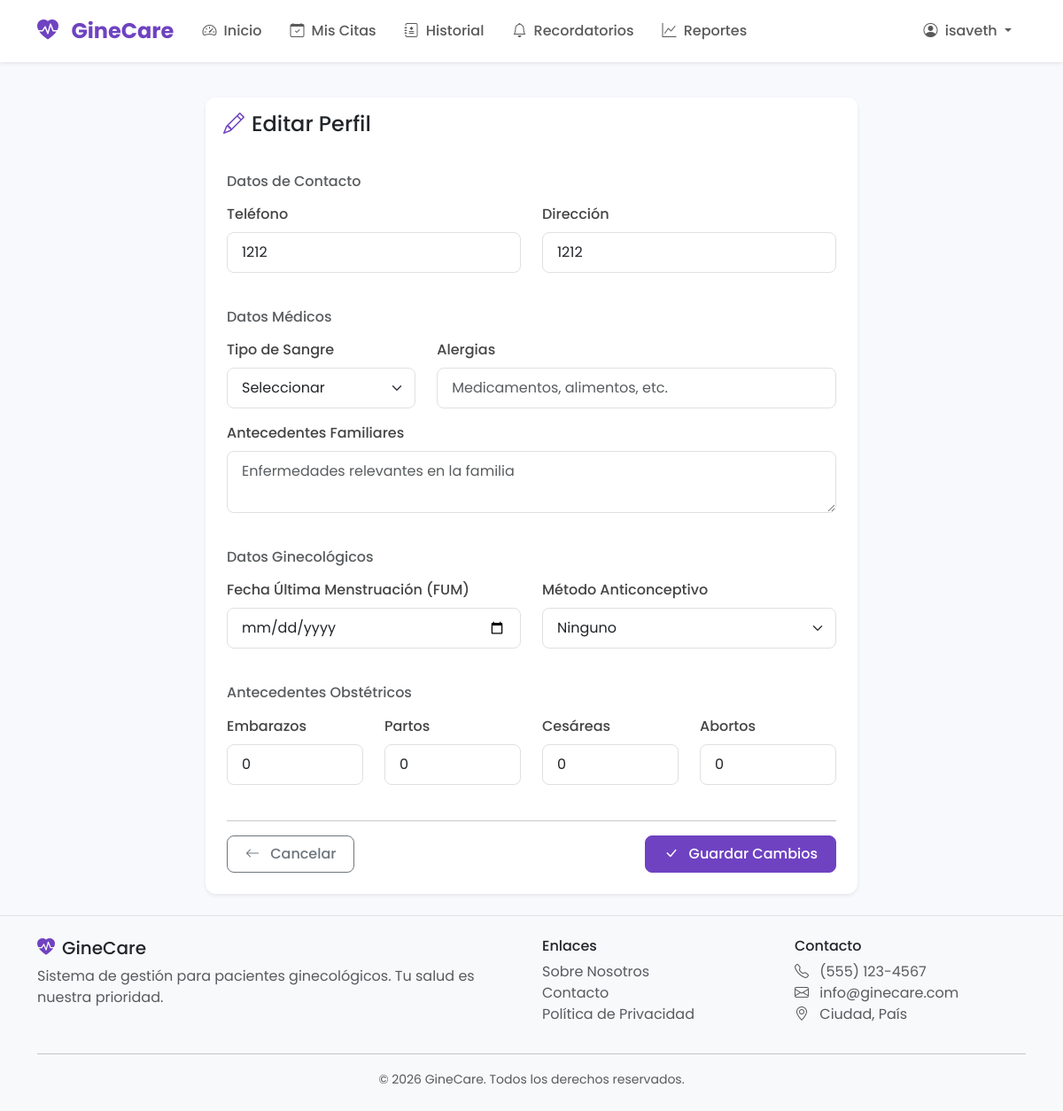
Page /mi-perfil/editar (signed in) on the committed database.
### clinica_ginecologica/models.py (models this page shows, shortened)
class Paciente(UserMixin, db.Model):
    __tablename__ = 'pacientes'
    id = db.Column(db.Integer, primary_key=True)
    email = db.Column(db.String(120), unique=True, nullable=False)
    password_hash = db.Column(db.String(256), nullable=False)
    nombres = db.Column(db.String(100), nullable=False)
    apellidos = db.Column(db.String(100), nullable=False)
    cedula = db.Column(db.String(20), unique=True, nullable=False)
    fecha_nacimiento = db.Column(db.Date, nullable=False)
    telefono = db.Column(db.String(20))
    direccion = db.Column(db.String(200))
    tipo_sangre = db.Column(db.String(5))
    alergias = db.Column(db.Text)
    antecedentes_familiares = db.Column(db.Text)
    fecha_ultima_menstruacion = db.Column(db.Date)
    embarazos_previos = db.Column(db.Integer, default=0)
    partos = db.Column(db.Integer, default=0)
    cesareas = db.Column(db.Integer, default=0)
    abortos = db.Column(db.Integer, default=0)
    metodo_anticonceptivo = db.Column(db.String(100))
    fecha_registro = db.Column(db.DateTime, default=datetime.utcnow)
    activo = db.Column(db.Boolean, default=True)
    citas = db.relationship('Cita', backref='paciente', lazy=True)
    historiales = db.relationship('HistorialMedico', backref='paciente', lazy=True)
    recordatorios = db.relationship('Recordatorio', backref='paciente', lazy=True)

### clinica_ginecologica/app.py (the view, shortened to what this page needs)
@app.route('/mi-perfil/editar', methods=['GET', 'POST'])
@login_required
def editar_perfil():
    return render_template('editar_perfil.html', paciente=current_user)

### clinica_ginecologica/app.py (called while the page is built)
@login_manager.user_loader
def load_user(user_id):
    return Paciente.query.get(int(user_id))

### clinica_ginecologica/templates/editar_perfil.html (shortened to what this page needs)
{% extends 'base.html' %}
{% block content %}
<div class="row justify-content-center">
    <div class="col-lg-8">
        <div class="card border-0 shadow-sm">
            <div class="card-header bg-white border-0">
                <h4 class="mb-0"><i class="bi bi-pencil text-primary me-2"></i>Editar Perfil</h4>
            </div>
            <div class="card-body p-4">
                <form method="POST" action="{{ url_for('editar_perfil') }}">
                    <h6 class="text-muted mb-3">Datos de Contacto</h6>
                    <div class="row mb-4">
                        <div class="col-md-6 mb-3">
                            <label for="telefono" class="form-label">Teléfono</label>
                            <input type="tel" class="form-control" id="telefono" name="telefono"
                                   value="{{ paciente.telefono or '' }}">
                        </div>
                        <div class="col-md-6 mb-3">
                            <label for="direccion" class="form-label">Dirección</label>
                            <input type="text" class="form-control" id="direccion" name="direccion"
                                   value="{{ paciente.direccion or '' }}">
                        </div>
                    </div>
                    <h6 class="text-muted mb-3">Datos Médicos</h6>
                    <div class="row mb-4">
                        <div class="col-md-4 mb-3">
                            <label for="tipo_sangre" class="form-label">Tipo de Sangre</label>
                            <select class="form-select" id="tipo_sangre" name="tipo_sangre">
                                <option value="">Seleccionar</option>
                            </select>
                        </div>
                        <div class="col-md-8 mb-3">
                            <label for="alergias" class="form-label">Alergias</label>
                            <input type="text" class="form-control" id="alergias" name="alergias"
                                   value="{{ paciente.alergias or '' }}"
                                   placeholder="Medicamentos, alimentos, etc.">
                        </div>
                        <div class="col-12 mb-3">
                            <label for="antecedentes_familiares" class="form-label">Antecedentes Familiares</label>
                            <textarea class="form-control" id="antecedentes_familiares" name="antecedentes_familiares"
                                      rows="2" placeholder="Enfermedades relevantes en la familia">{{ paciente.antecedentes_familiares or '' }}</textarea>
                        </div>
                    </div>
                    <h6 class="text-muted mb-3">Datos Ginecológicos</h6>
                    <div class="row mb-4">
                        <div class="col-md-6 mb-3">
                            <label for="fecha_ultima_menstruacion" class="form-label">Fecha Última Menstruación (FUM)</label>
                            <input type="date" class="form-control" id="fecha_ultima_menstruacion"
                                   name="fecha_ultima_menstruacion"
                                   value="{{ paciente.fecha_ultima_menstruacion.strftime('%Y-%m-%d') if paciente.fecha_ultima_menstruacion else '' }}">
                        </div>
                        <div class="col-md-6 mb-3">
                            <label for="metodo_anticonceptivo" class="form-label">Método Anticonceptivo</label>
                            <select class="form-select" id="metodo_anticonceptivo" name="metodo_anticonceptivo">
                                <option value="">Ninguno</option>
                            </select>
                        </div>
                    </div>
                    <h6 class="text-muted mb-3">Antecedentes Obstétricos</h6>
                    <div class="row mb-4">
                        <div class="col-md-3 mb-3">
                            <label for="embarazos_previos" class="form-label">Embarazos</label>
                            <input type="number" class="form-control" id="embarazos_previos"
                                   name="embarazos_previos" min="0"
                                   value="{{ paciente.embarazos_previos or 0 }}">
                        </div>
                        <div class="col-md-3 mb-3">
                            <label for="partos" class="form-label">Partos</label>
                            <input type="number" class="form-control" id="partos"
                                   name="partos" min="0"
                                   value="{{ paciente.partos or 0 }}">
                        </div>
                        <div class="col-md-3 mb-3">
                            <label for="cesareas" class="form-label">Cesáreas</label>
                            <input type="number" class="form-control" id="cesareas"
                                   name="cesareas" min="0"
                                   value="{{ paciente.cesareas or 0 }}">
                        </div>
                        <div class="col-md-3 mb-3">
                            <label for="abortos" class="form-label">Abortos</label>
                            <input type="number" class="form-control" id="abortos"
                                   name="abortos" min="0"
                                   value="{{ paciente.abortos or 0 }}">
                        </div>
                    </div>
                    <hr>
                    <div class="d-flex justify-content-between">
                        <a href="{{ url_for('mi_perfil') }}" class="btn btn-outline-secondary">
                            <i class="bi bi-arrow-left me-2"></i> Cancelar
                        </a>
                        <button type="submit" class="btn btn-primary">
                            <i class="bi bi-check-lg me-2"></i> Guardar Cambios
                        </button>
                    </div>
                </form>
            </div>
        </div>
    </div>
</div>
{% endblock %}

### clinica_ginecologica/templates/base.html (shortened to what this page needs)
<!DOCTYPE html>
<html lang="es">
<head>
    <link href="https://cdn.jsdelivr.net/npm/bootstrap@5.3.0/dist/css/bootstrap.min.css" rel="stylesheet">
    <link href="https://cdn.jsdelivr.net/npm/bootstrap-icons@1.10.0/font/bootstrap-icons.css" rel="stylesheet">
    <link rel="stylesheet" href="{{ url_for('static', filename='css/styles.css') }}">
</head>
<body>
    <nav class="navbar navbar-expand-lg navbar-light bg-white shadow-sm sticky-top">
        <div class="container">
            <a class="navbar-brand" href="{{ url_for('index') }}">
                <i class="bi bi-heart-pulse-fill text-primary me-2"></i>
                <span class="fw-bold">GineCare</span>
            </a>
            <div class="collapse navbar-collapse" id="navbarNav">
                {% if current_user.is_authenticated %}
                <ul class="navbar-nav me-auto">
                    <li class="nav-item">
                        <a class="nav-link {% if request.endpoint == 'dashboard' %}active{% endif %}" href="{{ url_for('dashboard') }}">
                            <i class="bi bi-speedometer2 me-1"></i> Inicio
                        </a>
                    </li>
                    <li class="nav-item">
                        <a class="nav-link {% if 'cita' in request.endpoint %}active{% endif %}" href="{{ url_for('mis_citas') }}">
                            <i class="bi bi-calendar-check me-1"></i> Mis Citas
                        </a>
                    </li>
                    <li class="nav-item">
                        <a class="nav-link {% if 'historial' in request.endpoint %}active{% endif %}" href="{{ url_for('historial_medico') }}">
                            <i class="bi bi-journal-medical me-1"></i> Historial
                        </a>
                    </li>
                    <li class="nav-item">
                        <a class="nav-link {% if 'recordatorio' in request.endpoint %}active{% endif %}" href="{{ url_for('mis_recordatorios') }}">
                            <i class="bi bi-bell me-1"></i> Recordatorios
                        </a>
                    </li>
                    <li class="nav-item">
                        <a class="nav-link {% if request.endpoint == 'reportes' %}active{% endif %}" href="{{ url_for('reportes') }}">
                            <i class="bi bi-graph-up me-1"></i> Reportes
                        </a>
                    </li>
                </ul>
                <ul class="navbar-nav">
                    <li class="nav-item dropdown">
                        <a class="nav-link dropdown-toggle" href="#" id="userDropdown" role="button" data-bs-toggle="dropdown">
                            <i class="bi bi-person-circle me-1"></i>
                            {{ current_user.nombres }}
                        </a>
                    </li>
                </ul>
                {% endif %}
            </div>
        </div>
    </nav>
    <main class="{% block main_class %}container py-4{% endblock %}">
        {% block content %}{% endblock %}
    </main>
    <footer class="footer mt-auto py-4 bg-light">
        <div class="container">
            <div class="row">
                <div class="col-md-6">
                    <h5><i class="bi bi-heart-pulse-fill text-primary me-2"></i>GineCare</h5>
                    <p class="text-muted">Sistema de gestión para pacientes ginecológicos. Tu salud es nuestra prioridad.</p>
                </div>
                <div class="col-md-3">
                    <h6>Enlaces</h6>
                    <ul class="list-unstyled">
                        <li><a href="#" class="text-muted">Sobre Nosotros</a></li>
                        <li><a href="#" class="text-muted">Contacto</a></li>
                        <li><a href="#" class="text-muted">Política de Privacidad</a></li>
                    </ul>
                </div>
                <div class="col-md-3">
                    <h6>Contacto</h6>
                    <ul class="list-unstyled text-muted">
                        <li><i class="bi bi-telephone me-2"></i> (555) 123-4567</li>
                        <li><i class="bi bi-envelope me-2"></i> info@ginecare.com</li>
                        <li><i class="bi bi-geo-alt me-2"></i> Ciudad, País</li>
                    </ul>
                </div>
            </div>
            <hr>
            <div class="text-center text-muted">
                <small>&copy; 2026 GineCare. Todos los derechos reservados.</small>
            </div>
        </div>
    </footer>
</body>
</html>

### clinica_ginecologica/static/css/styles.css (style rules this page uses)
:root { --primary-color: #6f42c1; --primary-light: #e8dff5; --secondary-color: #e91e8c; --success-color: #28a745; --warning-color: #ffc107; --danger-color: #dc3545; --info-color: #17a2b8; --light-bg: #f8f9fc; --border-radius: 0.75rem; }
body { font-family: 'Poppins', sans-serif; background-color: var(--light-bg); min-height: 100vh; display: flex; flex-direction: column; }
main { flex: 1; }
.navbar { padding: 0.75rem 1rem; }
.navbar-brand { font-size: 1.5rem; color: var(--primary-color) !important; }
.nav-link { font-weight: 500; padding: 0.5rem 1rem !important; border-radius: var(--border-radius); transition: all 0.3s ease; }
.card { border-radius: var(--border-radius); transition: transform 0.2s ease, box-shadow 0.2s ease; }
.card-header { border-radius: var(--border-radius) var(--border-radius) 0 0 !important; padding: 1rem 1.25rem; }
.btn { border-radius: 0.5rem; font-weight: 500; padding: 0.5rem 1.25rem; transition: all 0.3s ease; }
.btn-primary { background-color: var(--primary-color); border-color: var(--primary-color); }
.form-control, .form-select { border-radius: 0.5rem; padding: 0.625rem 1rem; border: 1px solid #e0e0e0; }
.form-label { font-weight: 500; color: #444; margin-bottom: 0.5rem; }
.footer { background-color: white; border-top: 1px solid #e0e0e0; }
.footer a { text-decoration: none; transition: color 0.3s ease; }
.text-primary { color: var(--primary-color) !important; }
.card { animation: fadeIn 0.3s ease; }

### rows in the picture
Paciente: nombres "isaveth", telefono "1212", direccion "1212", embarazos_previos "0", partos "0", cesareas "0", abortos "0"
